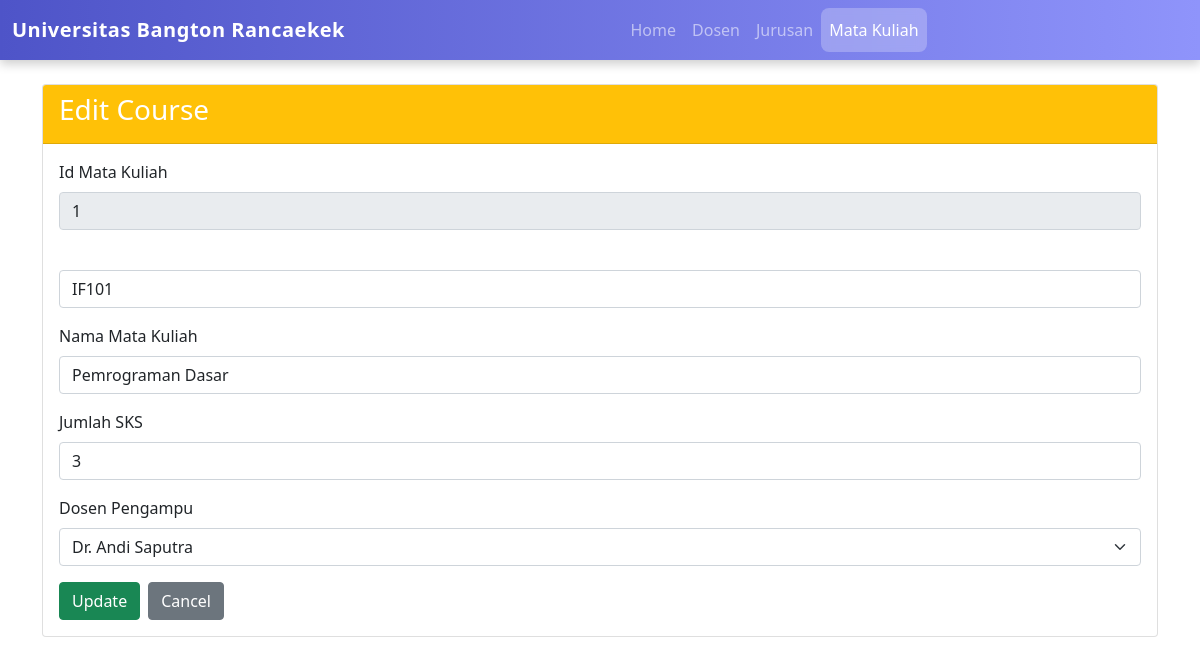
Page /index.php?controller=course&action=edit&id=1 on the committed database.
### tables this page shows
CREATE TABLE `courses` (
  `id` int(11) NOT NULL,
  `course_code` varchar(20) NOT NULL,
  `course_name` varchar(100) NOT NULL,
  `sks` int(11) NOT NULL,
  `lecturer_id` int(11) NOT NULL
);

CREATE TABLE `lecturers` (
  `id` int(11) NOT NULL,
  `name` varchar(100) NOT NULL,
  `nidn` varchar(20) NOT NULL,
  `phone` varchar(20) NOT NULL,
  `join_date` date NOT NULL,
  `department_id` int(11) DEFAULT NULL
);

### controllers/BaseController.php (called while the page is built, shortened)
<?php
abstract class BaseController {
    protected function render($view, $data = []) {
        extract($data);
        include __DIR__ . '/../views/templates/header.php';
        include __DIR__ . '/../views/' . $view . '.php';
        include __DIR__ . '/../views/templates/footer.php';
    }
}
?>

### controllers/CourseController.php (called while the page is built, shortened)
<?php
require_once __DIR__ . '/BaseController.php';
require_once __DIR__ . '/../models/Course.php';
require_once __DIR__ . '/../models/Lecturer.php';
class CourseController extends BaseController {
    private $courseModel;
    public function __construct() {
        $this->courseModel = new Course();
    }
    public function edit() {
        $id = $_GET['id'];
        $course = $this->courseModel->getById($id);
        $lecturerModel = new Lecturer();
        $lecturers = $lecturerModel->getAll();
        $this->render('Course/edit', ['course' => $course, 'lecturers' => $lecturers]);
    }
}

### models/BaseModel.php (called while the page is built, shortened)
<?php
require_once __DIR__ . '/../config/Database.php';
abstract class BaseModel {
    public function __construct() {
        $database = new Database();
        $this->conn = $database->getConnection();
    }
}
?>

### config/database.php (called while the page is built, shortened)
<?php
class Database {
    private $host = "localhost";
    private $username = "root";
    private $password = "";
    private $db_name = "tp_mvc25";
    public function getConnection() {
        $this->conn = null;
        try {
            $this->conn = new mysqli($this->host, $this->username, $this->password, $this->db_name);
        }catch (Exception $e) {
            echo "Connection error: " . $e->getMessage();
        }
        return $this->conn;
    }
}
?>

### models/Course.php (called while the page is built, shortened)
<?php
require_once __DIR__ . '/BaseModel.php';
class Course extends BaseModel {
    protected $table = 'courses';
    public function getById($id){
        $sql = "SELECT * FROM {$this->table} WHERE id = ?";
        $stmt = $this->conn->prepare($sql);
        $stmt->bind_param("s", $id);
        $stmt->execute();
        $result = $stmt->get_result();
        if ($result->num_rows > 0) {
            return $result->fetch_assoc();
        }
        return null;
    }
}

### models/Lecturer.php (called while the page is built, shortened)
<?php
require_once __DIR__ . '/BaseModel.php';
class Lecturer extends BaseModel {
    protected $table = 'lecturers';
    public function getAll(){
        $sql = "SELECT * FROM {$this->table} ORDER BY id ASC";
        $result = $this->conn->query($sql);
        $lecturers = [];
        if ($result->num_rows > 0) {
            while ($row = $result->fetch_assoc()) {
                $lecturers[] = $row;
            }
        }
        return $lecturers;
    }
}

### views/Course/edit.php (the view, shortened to what this page needs)
<div class = "card">
    <div class= "card-header bg-warning text-white">
        <h3 class="card-title">Edit Course</h3>
    </div>
    <div class="card-body">
        <form action="index.php?controller=course&action=edit&id=<?php echo $course['id']; ?>" method="post">
            <div class="mb-3">
                <label for="id" class="form-label">Id Mata Kuliah</label>
                <input type="text" class="form-control" id="id" value="<?php echo htmlspecialchars($course['id']); ?>" readonly>
            </div>
            <div class="mb-3">
                <input type="text" class="form-control" id="course_code" name="course_code" value="<?php echo htmlspecialchars($course['course_code']); ?>" required>
            </div>
            <div class="mb-3">
                <label for="course_name" class="form-label">Nama Mata Kuliah</label>
                <input type="text" class="form-control" id="course_name" name="course_name" value="<?php echo htmlspecialchars($course['course_name']); ?>" required>
            </div>
            <div class="mb-3">
                <label for="sks" class="form-label">Jumlah SKS</label>
                <input type="number" class="form-control" id="sks" name="sks" value="<?php echo htmlspecialchars($course['sks']); ?>" required>
            </div>
            <div class="mb-3">
                <label for="lecturer_id" class="form-label">Dosen Pengampu</label>
                <select class="form-select" id="lecturer_id" name="lecturer_id" required>
                    <?php foreach ($lecturers as $lecturer): ?>
                        <option value="<?php echo $lecturer['id']; ?>" <?php echo ($lecturer['id'] == $course['lecturer_id']) ? 'selected' : ''; ?>>
                            <?php echo htmlspecialchars($lecturer['name']); ?>
                        </option>
                    <?php endforeach; ?>
                </select>
            </div>
           <div class="d-flex gap-2">
                <button type="submit" class="btn btn-success">Update</button>
                <a href="index.php?controller=course&action=index" class="btn btn-secondary">Cancel</a>
            </div>
        </form>
    </div>
</div>

### rows in the picture
courses: id "1", course_code "IF101", course_name "Pemrograman Dasar", sks "3", lecturer_id "Dr. Andi Saputra"
